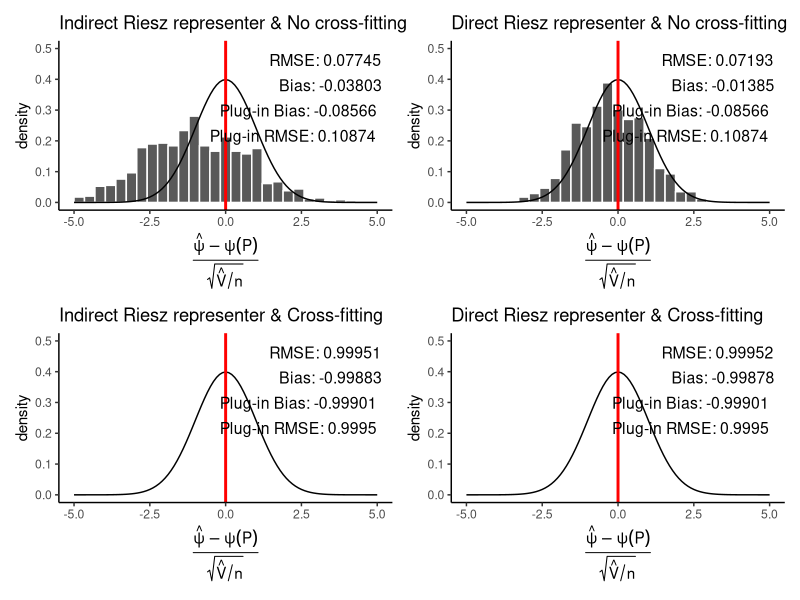

Recreate this plot in R.
library(tidyverse)
library(patchwork)
n <- 1000
no_cross_fit_results <- read_csv("ate_experiment/LASSO_experiment/Results/no_cross_fit_results.csv")
cross_fit_results <- read_csv("ate_experiment/LASSO_experiment/Results/cross_fit_results.csv")

no_cf_bias <- mean(no_cross_fit_results$plugin_estimate-no_cross_fit_results$truth)
cf_bias <- mean(cross_fit_results$plugin_estimate-no_cross_fit_results$truth)

no_cf_rmse <- sqrt(mean((no_cross_fit_results$plugin_estimate-no_cross_fit_results$truth)^2))
cf_rmse <- sqrt(mean((cross_fit_results$plugin_estimate-no_cross_fit_results$truth)^2))


a_rmse = mean((no_cross_fit_results$propensity_estimate - no_cross_fit_results$truth)^2)^(1/2)
a_bias = mean(no_cross_fit_results$propensity_estimate-no_cross_fit_results$truth)
a = ggplot(no_cross_fit_results)+
  geom_histogram(aes(x=(propensity_estimate-truth)/sqrt(propensity_variance/n), y=after_stat(density)), color='white')+
  geom_function(fun=function(x) dnorm(x)) +
  geom_vline(xintercept=0, color='red', size=1) +
  xlab(
    expression(
      frac(
        hat(psi) - psi(P),
        sqrt(hat(V) / n)
      )
    )
  ) +
  ggtitle('Indirect Riesz representer & No cross-fitting') +
  xlim(-5,5) +
  ylim(0, 1/2) +
  annotate("text", 
           x = Inf, y = Inf, 
           label = paste0("RMSE: ", round(a_rmse,5)), 
           hjust = 1.1, vjust = 2.1, 
           size = 4)+
  annotate("text", 
           x = Inf, y = Inf, 
           label = paste0("Bias: ", round(a_bias,5)), 
           hjust = 1.1, vjust = 4.2, 
           size = 4)+
  annotate("text", 
           x = Inf, y = Inf, 
           label = paste0("Plug-in Bias: ", round(no_cf_bias,5)), 
           hjust = 1.1, vjust = 6.3, 
           size = 4)+
  annotate("text", 
           x = Inf, y = Inf, 
           label = paste0("Plug-in RMSE: ", round(no_cf_rmse,5)), 
           hjust = 1.1, vjust = 8.4, 
           size = 4)+
  theme_classic()

b_rmse = mean((no_cross_fit_results$riesz_estimate - no_cross_fit_results$truth)^2)^(1/2)
b_bias = mean(no_cross_fit_results$riesz_estimate - no_cross_fit_results$truth)
b = ggplot(no_cross_fit_results)+
  geom_histogram(aes(x=(riesz_estimate-truth)/sqrt(riesz_variance/n), y=after_stat(density)), color='white')+
  geom_function(fun=function(x) dnorm(x)) +
  geom_vline(xintercept=0, color='red', size=1) +
  xlab(
    expression(
      frac(
        hat(psi) - psi(P),
        sqrt(hat(V) / n)
      )
    )
  ) +
  ggtitle('Direct Riesz representer & No cross-fitting') +
  xlim(-5,5) +
  ylim(0, 1/2) +
  annotate("text", 
           x = Inf, y = Inf, 
           label = paste0("RMSE: ", round(b_rmse,5)), 
           hjust = 1.1, vjust = 2.1, 
           size = 4)+
  annotate("text", 
           x = Inf, y = Inf, 
           label = paste0("Bias: ", round(b_bias,5)), 
           hjust = 1.1, vjust = 4.2, 
           size = 4)+
  annotate("text", 
           x = Inf, y = Inf, 
           label = paste0("Plug-in Bias: ", round(no_cf_bias,5)), 
           hjust = 1.1, vjust = 6.3, 
           size = 4)+
  annotate("text", 
           x = Inf, y = Inf, 
           label = paste0("Plug-in RMSE: ", round(no_cf_rmse,5)), 
           hjust = 1.1, vjust = 8.4, 
           size = 4)+
  theme_classic()

c_rmse = mean((cross_fit_results$propensity_estimate - cross_fit_results$truth)^2)^(1/2)
c_bias = mean(cross_fit_results$propensity_estimate - cross_fit_results$truth)
c = ggplot(cross_fit_results)+
  geom_histogram(aes(x=(propensity_estimate-truth)/sqrt(propensity_variance/n), y=after_stat(density)), color='white')+
  geom_function(fun=function(x) dnorm(x)) +
  geom_vline(xintercept=0, color='red', size=1) +
  xlab(
    expression(
      frac(
        hat(psi) - psi(P),
        sqrt(hat(V) / n)
      )
    )
  ) +
  ggtitle('Indirect Riesz representer & Cross-fitting') +
  xlim(-5,5) +
  ylim(0, 1/2) +
  annotate("text", 
           x = Inf, y = Inf, 
           label = paste0("RMSE: ", round(c_rmse,5)), 
           hjust = 1.1, vjust = 2.1, 
           size = 4)+
  annotate("text", 
           x = Inf, y = Inf, 
           label = paste0("Bias: ", round(c_bias,5)), 
           hjust = 1.1, vjust = 4.2, 
           size = 4)+
  annotate("text", 
           x = Inf, y = Inf, 
           label = paste0("Plug-in Bias: ", round(cf_bias,5)), 
           hjust = 1.1, vjust = 6.3, 
           size = 4)+
  annotate("text", 
           x = Inf, y = Inf, 
           label = paste0("Plug-in RMSE: ", round(cf_rmse,5)), 
           hjust = 1.1, vjust = 8.4, 
           size = 4)+
  theme_classic()

d_rmse = mean((cross_fit_results$riesz_estimate - cross_fit_results$truth)^2)^(1/2)
d_bias = mean(cross_fit_results$riesz_estimate - cross_fit_results$truth)
d = ggplot(cross_fit_results)+
  geom_histogram(aes(x=(riesz_estimate-truth)/sqrt(riesz_variance/n), y=after_stat(density)), color='white')+
  geom_function(fun=function(x) dnorm(x)) +
  geom_vline(xintercept=0, color='red', size=1) +
  xlab(
    expression(
      frac(
        hat(psi) - psi(P),
        sqrt(hat(V) / n)
      )
    )
  ) +
  ggtitle('Direct Riesz representer & Cross-fitting') +
  xlim(-5,5) +
  ylim(0, 1/2) +
  annotate("text", 
           x = Inf, y = Inf, 
           label = paste0("RMSE: ", round(d_rmse,5)), 
           hjust = 1.1, vjust = 2.1, 
           size = 4)+
  annotate("text", 
           x = Inf, y = Inf, 
           label = paste0("Bias: ", round(d_bias,5)), 
           hjust = 1.1, vjust = 4.2, 
           size = 4)+
  annotate("text", 
           x = Inf, y = Inf, 
           label = paste0("Plug-in Bias: ", round(cf_bias,5)), 
           hjust = 1.1, vjust = 6.3, 
           size = 4)+
  annotate("text", 
           x = Inf, y = Inf, 
           label = paste0("Plug-in RMSE: ", round(cf_rmse,5)), 
           hjust = 1.1, vjust = 8.4, 
           size = 4)+
  theme_classic()

a+b+c+d




#e_rmse = mean((no_cross_fit_results$plugin_estimate - no_cross_fit_results$truth)^2)^(1/2)
#e_bias = mean(no_cross_fit_results$plugin_estimate-no_cross_fit_results$truth)


#e_rmse = mean((cross_fit_results$plugin_estimate - no_cross_fit_results$truth)^2)^(1/2)
#e_bias = mean(cross_fit_results$plugin_estimate-no_cross_fit_results$truth)


